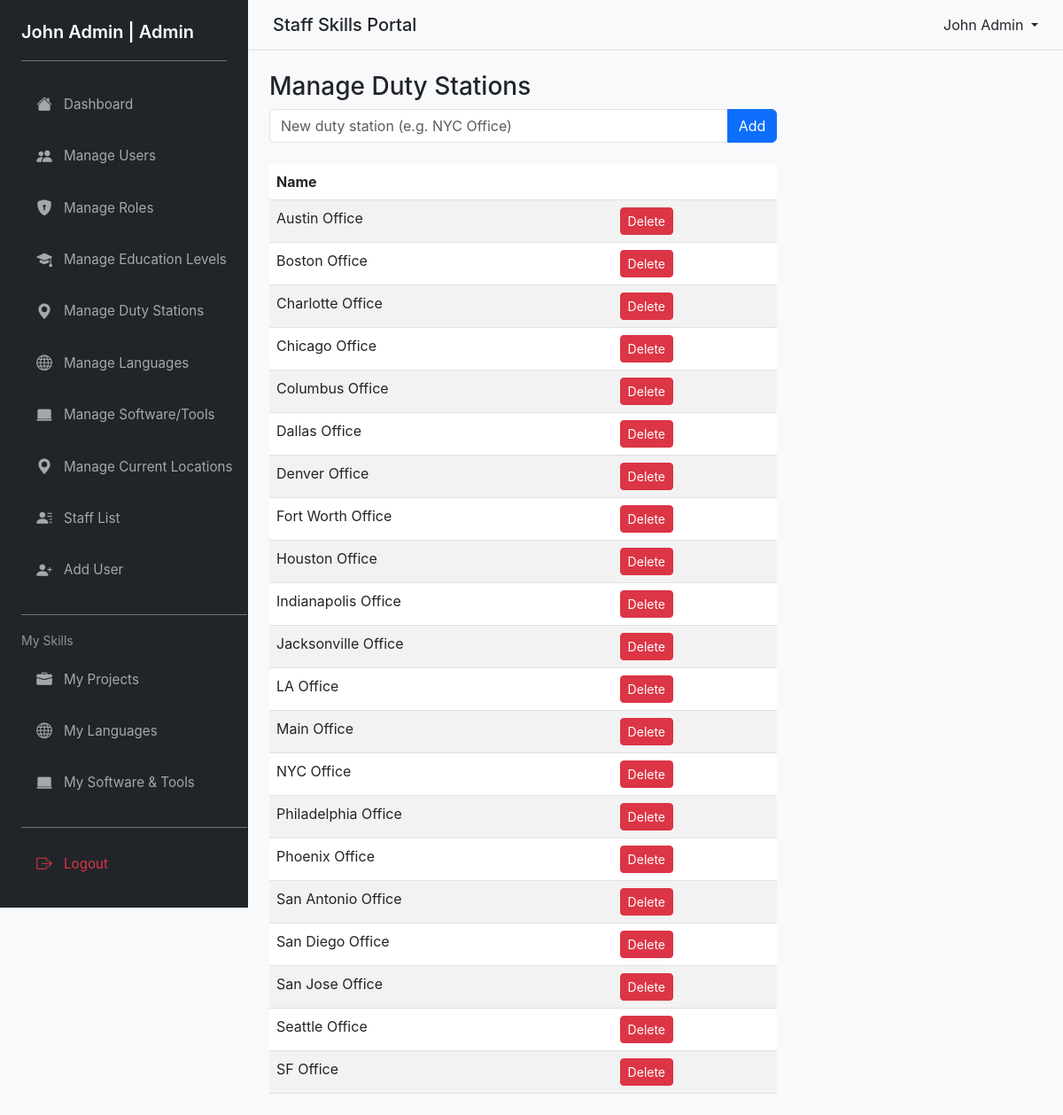
/pages/manage_locations.php (signed in), run on the app's committed database.
### tables this page shows
CREATE TABLE IF NOT EXISTS duty_stations (
  id INT AUTO_INCREMENT PRIMARY KEY,
  name VARCHAR(120) NOT NULL UNIQUE,
  created_at TIMESTAMP DEFAULT CURRENT_TIMESTAMP
);

### pages/manage_locations.php (the view, shortened to what this page needs)
<?php
require_once __DIR__ . '/../includes/header.php';
$pdo = getPDO();
$list = $pdo->query('SELECT id,name FROM duty_stations ORDER BY name ASC')->fetchAll();
?>
<div class="row">
    <div class="col-md-8">
        <h3>Manage Duty Stations</h3>
        <form method="post" class="mb-4">
            <div class="input-group">
                <input class="form-control" name="name" placeholder="New duty station (e.g. NYC Office)">
                <button class="btn btn-primary">Add</button>
            </div>
        </form>
        <table class="table table-striped">
            <thead><tr><th>Name</th><th></th></tr></thead>
            <tbody>
                <?php if ($list): foreach ($list as $row): ?>
                    <tr>
                        <td><?php echo htmlspecialchars($row['name']); ?></td>
                        <td>
                            <form method="post" style="display:inline;" onsubmit="return confirm('Delete?');">
                                <button class="btn btn-danger btn-sm">Delete</button>
                            </form>
                        </td>
                    </tr>
                <?php endforeach; else: ?>
                    <tr><td colspan="2">No duty stations defined.</td></tr>
                <?php endif; ?>
            </tbody>
        </table>
    </div>
</div>
<?php require_once __DIR__ . '/../includes/footer.php'; ?>

### assets/css/styles.css (style rules this page uses)
* { box-sizing: border-box; }
body { font-family: -apple-system, BlinkMacSystemFont, 'Segoe UI', 'Roboto', 'Oxygen', 'Ubuntu', 'Cantarell', 'Fira Sans', 'Droid Sans', 'Helvetica Neue', sans-serif; background-color: #f8f9fa; margin: 0; padding: 0; }
.table { margin-bottom: 0; border-collapse: collapse; }
.btn { transition: all 0.2s ease; }

### data on the page
duty_stations: name "Austin Office"
duty_stations: name "Boston Office"
duty_stations: name "Charlotte Office"
duty_stations: name "Chicago Office"
duty_stations: name "Columbus Office"
duty_stations: name "Dallas Office"
duty_stations: name "Denver Office"
duty_stations: name "Fort Worth Office"
duty_stations: name "Houston Office"
duty_stations: name "Indianapolis Office"
duty_stations: name "Jacksonville Office"
duty_stations: name "LA Office"
duty_stations: name "Main Office"
duty_stations: name "NYC Office"
duty_stations: name "Philadelphia Office"
duty_stations: name "Phoenix Office"
duty_stations: name "San Antonio Office"
duty_stations: name "San Diego Office"
duty_stations: name "San Jose Office"
duty_stations: name "Seattle Office"
duty_stations: name "SF Office"

### other printed values
$_SESSION['user']['full_names'] "John Admin"
$_SESSION['user']['role_name'] "Admin"
